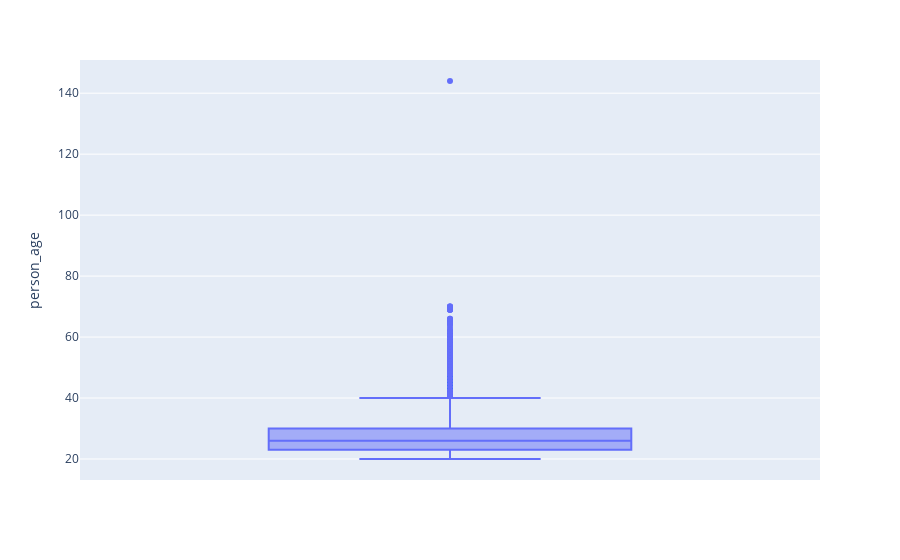
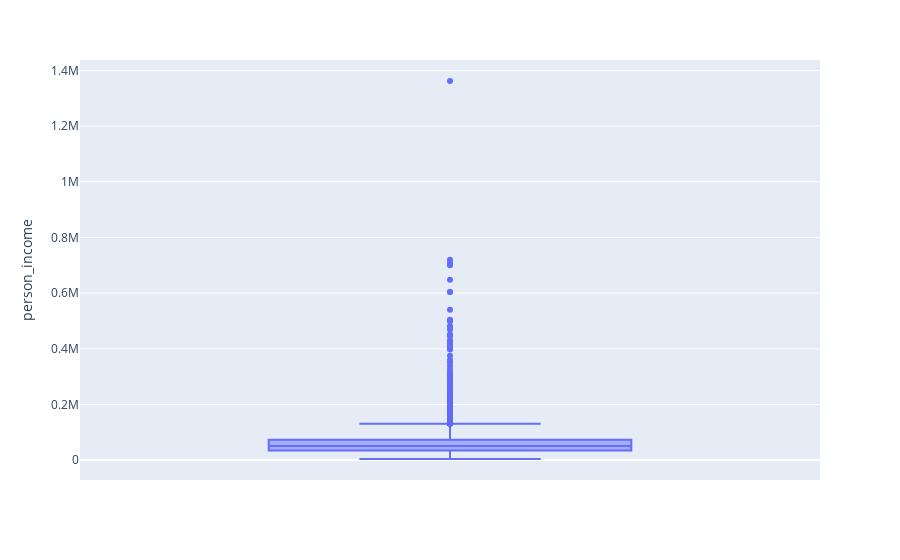
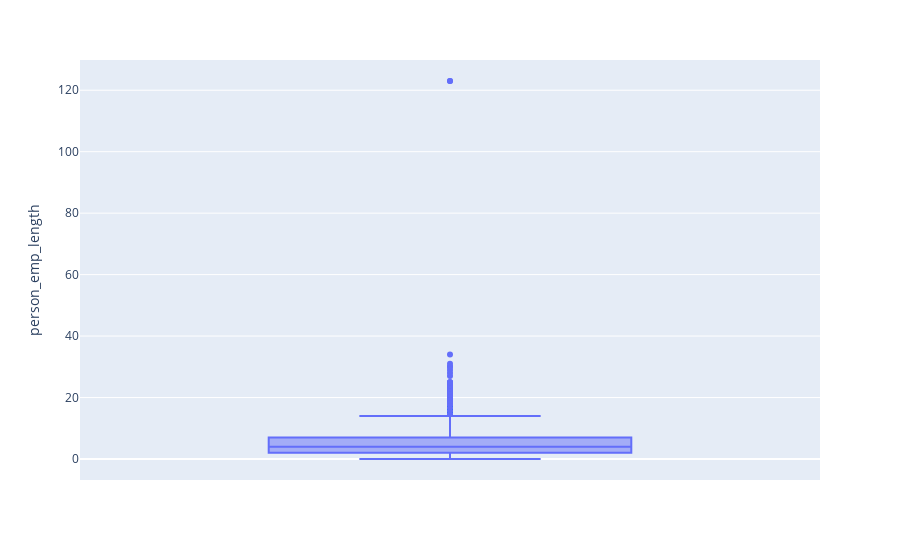
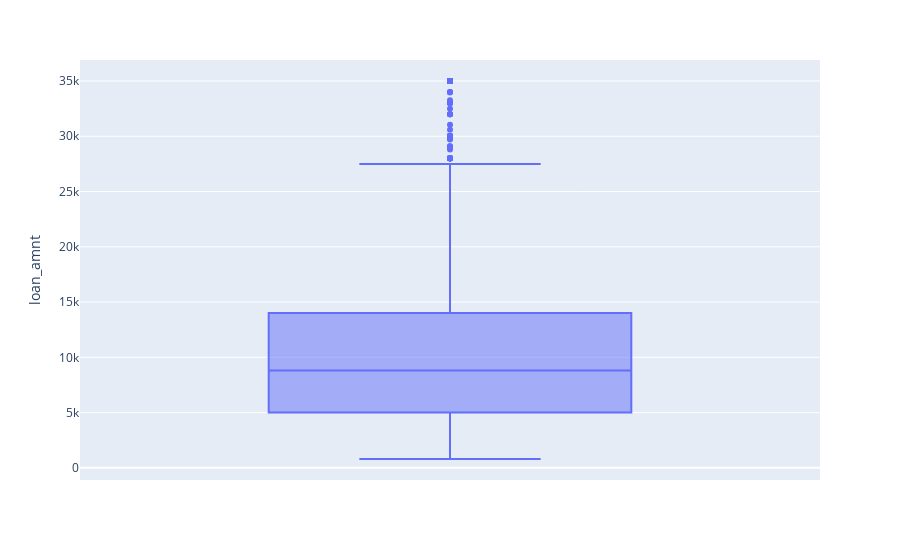

Here is the notebook cell these charts were saved with, in order:
### Markdown cell above
v1 : 40 : 5 units below average

average : 45 0 units differing from average


v2 : 510 : 465 units above average

### Code cell
for col in real_value_features:
    display(     pe.box(y=col, data_frame=balanced_credit_df)     )

### Figure 1 — Plotly figure (JSON) as saved in the notebook; plotly's stock layout.template omitted (floating-point values rounded to 4 significant figures; data arrays with more than 128 entries replaced by an {"elided": "..."} marker saying what was removed)
{"data": [{"alignmentgroup": "True", "hovertemplate": "person_age=%{y}<extra></extra>", "legendgroup": "", "marker": {"color": "#636efa"}, "name": "", "notched": false, "offsetgroup": "", "orientation": "v", "showlegend": false, "type": "box", "x0": " ", "xaxis": "x", "y": {"elided": "12406 int values"}, "y0": " ", "yaxis": "y"}], "layout": {"boxmode": "group", "legend": {"tracegroupgap": 0}, "margin": {"t": 60}, "xaxis": {"anchor": "y", "domain": [0, 1]}, "yaxis": {"anchor": "x", "domain": [0, 1], "title": {"text": "person_age"}}}}

### Figure 2 — Plotly figure (JSON) as saved in the notebook; plotly's stock layout.template omitted (floating-point values rounded to 4 significant figures; data arrays with more than 128 entries replaced by an {"elided": "..."} marker saying what was removed)
{"data": [{"alignmentgroup": "True", "hovertemplate": "person_income=%{y}<extra></extra>", "legendgroup": "", "marker": {"color": "#636efa"}, "name": "", "notched": false, "offsetgroup": "", "orientation": "v", "showlegend": false, "type": "box", "x0": " ", "xaxis": "x", "y": {"elided": "12406 int values"}, "y0": " ", "yaxis": "y"}], "layout": {"boxmode": "group", "legend": {"tracegroupgap": 0}, "margin": {"t": 60}, "xaxis": {"anchor": "y", "domain": [0, 1]}, "yaxis": {"anchor": "x", "domain": [0, 1], "title": {"text": "person_income"}}}}

### Figure 3 — Plotly figure (JSON) as saved in the notebook; plotly's stock layout.template omitted (floating-point values rounded to 4 significant figures; data arrays with more than 128 entries replaced by an {"elided": "..."} marker saying what was removed)
{"data": [{"alignmentgroup": "True", "hovertemplate": "person_emp_length=%{y}<extra></extra>", "legendgroup": "", "marker": {"color": "#636efa"}, "name": "", "notched": false, "offsetgroup": "", "orientation": "v", "showlegend": false, "type": "box", "x0": " ", "xaxis": "x", "y": {"elided": "12406 int values"}, "y0": " ", "yaxis": "y"}], "layout": {"boxmode": "group", "legend": {"tracegroupgap": 0}, "margin": {"t": 60}, "xaxis": {"anchor": "y", "domain": [0, 1]}, "yaxis": {"anchor": "x", "domain": [0, 1], "title": {"text": "person_emp_length"}}}}

### Figure 4 — Plotly figure (JSON) as saved in the notebook; plotly's stock layout.template omitted (floating-point values rounded to 4 significant figures; data arrays with more than 128 entries replaced by an {"elided": "..."} marker saying what was removed)
{"data": [{"alignmentgroup": "True", "hovertemplate": "loan_amnt=%{y}<extra></extra>", "legendgroup": "", "marker": {"color": "#636efa"}, "name": "", "notched": false, "offsetgroup": "", "orientation": "v", "showlegend": false, "type": "box", "x0": " ", "xaxis": "x", "y": {"elided": "12406 int values"}, "y0": " ", "yaxis": "y"}], "layout": {"boxmode": "group", "legend": {"tracegroupgap": 0}, "margin": {"t": 60}, "xaxis": {"anchor": "y", "domain": [0, 1]}, "yaxis": {"anchor": "x", "domain": [0, 1], "title": {"text": "loan_amnt"}}}}
